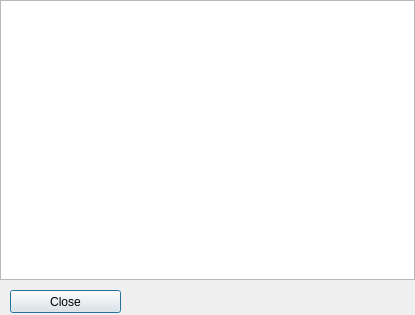
<?xml version="1.0" encoding="UTF-8"?>
<ui version="4.0">
 <class>ShowHK</class>
 <widget class="QDialog" name="ShowHK">
  <property name="geometry">
   <rect>
    <x>0</x>
    <y>0</y>
    <width>415</width>
    <height>315</height>
   </rect>
  </property>
  <property name="minimumSize">
   <size>
    <width>415</width>
    <height>315</height>
   </size>
  </property>
  <property name="maximumSize">
   <size>
    <width>415</width>
    <height>315</height>
   </size>
  </property>
  <property name="windowTitle">
   <string>Hot Keys List</string>
  </property>
  <property name="windowIcon">
   <iconset resource="GCRes.qrc">
    <normaloff>:/Icons/images/main.png</normaloff>:/Icons/images/main.png</iconset>
  </property>
  <property name="locale">
   <locale language="English" country="UnitedStates"/>
  </property>
  <property name="modal">
   <bool>true</bool>
  </property>
  <widget class="QPushButton" name="pushButton">
   <property name="geometry">
    <rect>
     <x>10</x>
     <y>290</y>
     <width>111</width>
     <height>23</height>
    </rect>
   </property>
   <property name="text">
    <string>Close</string>
   </property>
  </widget>
  <widget class="QTextBrowser" name="textBrowser">
   <property name="geometry">
    <rect>
     <x>0</x>
     <y>0</y>
     <width>415</width>
     <height>280</height>
    </rect>
   </property>
   <property name="openExternalLinks">
    <bool>true</bool>
   </property>
  </widget>
 </widget>
 <resources>
  <include location="GCRes.qrc"/>
 </resources>
 <connections/>
</ui>
